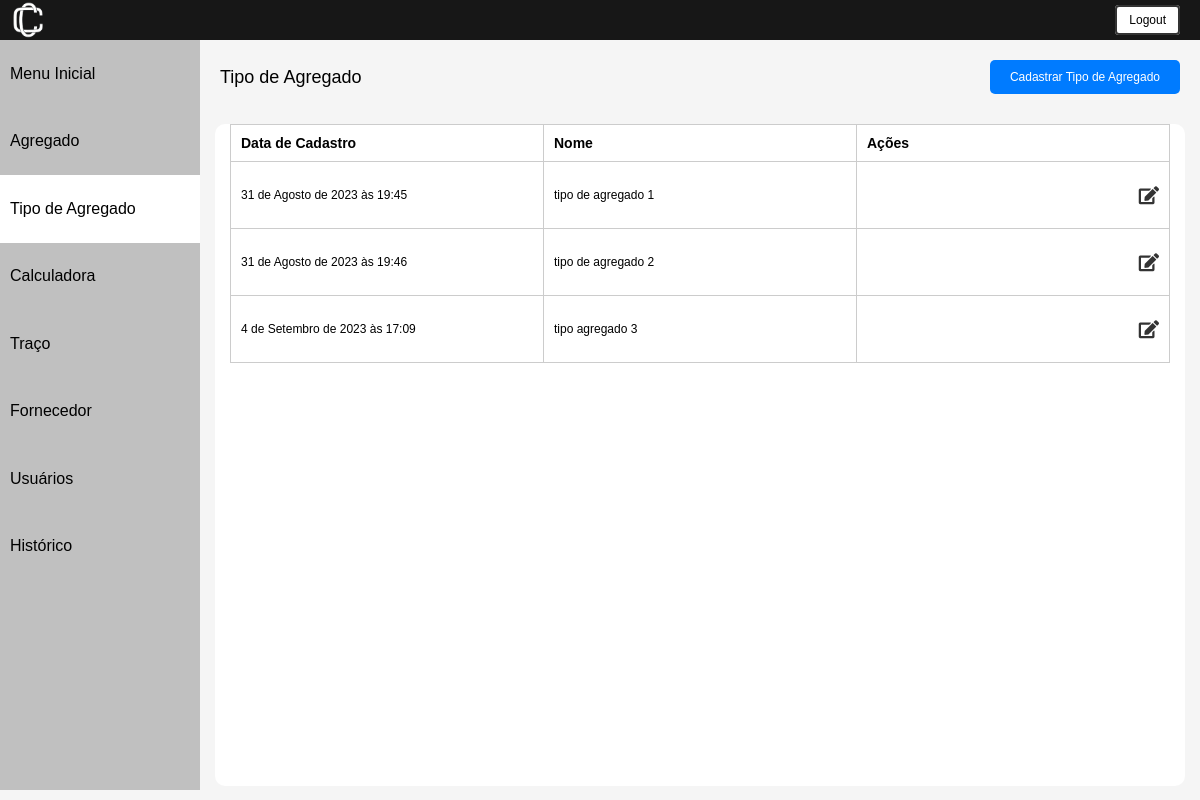
Before: /tipo_agregado/ (signed in) with the older database file.
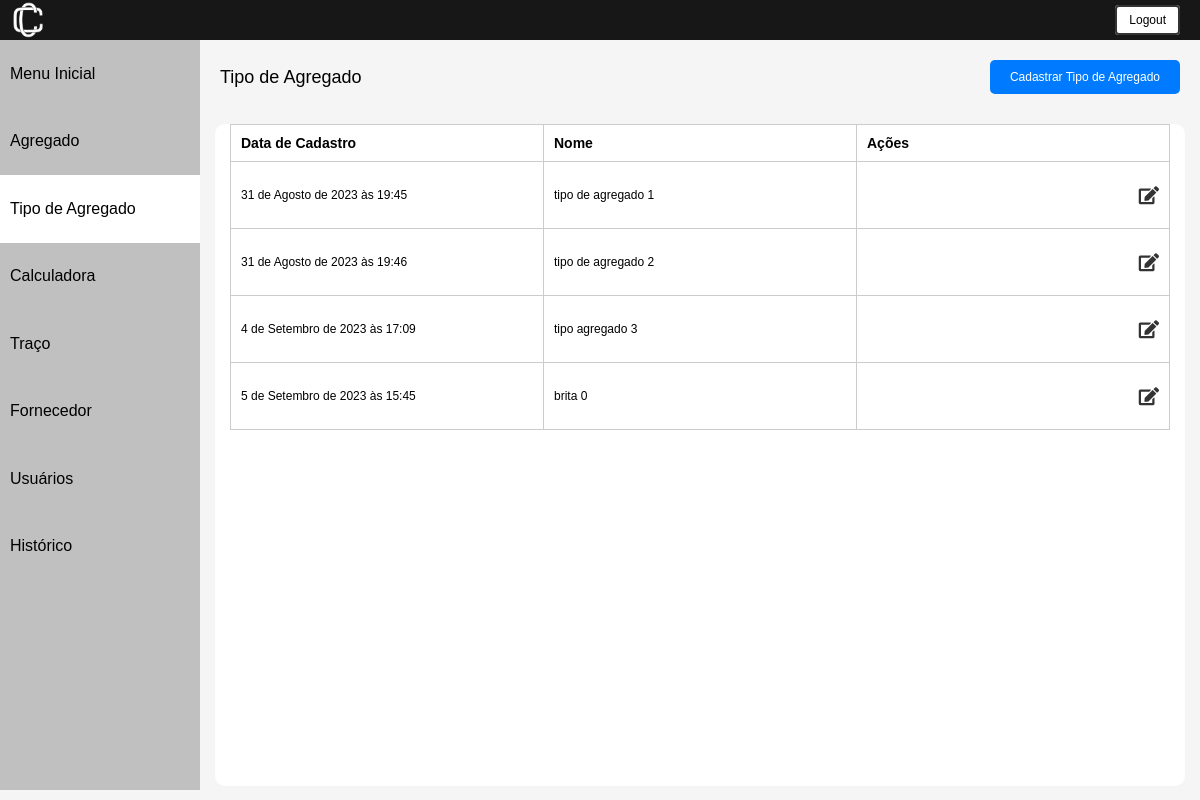
After: the same page with the newer database file.
### usuarios/models.py (models this page shows, shortened)
class TipoAgregado(models.Model):
    nome = models.CharField(max_length=40, unique=True, null=False)
    data_cadastro = models.DateTimeField(default=timezone.now)
    class Meta:
        db_table = "tipo_agregado"

### usuarios/views.py (the view)
# urls.py: path('tipo_agregado/', views.listar_tipo_agregado, name='tipo_agregado'),
@login_required
def listar_tipo_agregado(request):
    tipos_agregados = TipoAgregado.objects.all()  # Renomeei a variável para ficar mais claro
    return render(request, 'tipo_agregado/index.html', {'tipos_agregados': tipos_agregados})

### usuarios/templates/tipo_agregado/index.html (shortened to what this page needs)
{% extends 'base.html' %}
{% load static %}
{% block content %}
<html lang="pt-br">
<head>
    <link rel="stylesheet" href="{% static 'css/listar.css' %}">
    <link rel="stylesheet" href="https://cdnjs.cloudflare.com/ajax/libs/font-awesome/5.15.4/css/all.min.css">
</head>
<body>
     {% include "utils/header.html" %}
    <div class="container">
         {% include "utils/sidebar.html" %}
        <div class="content">
            <div class="cadastrar_btn">
                <a class="nome-pagina">Tipo de Agregado</a>
                <a href="{% url 'cadastrar_tipo_agregado' %}" class="btn_cadastrar">Cadastrar Tipo de Agregado</a>
            </div>
            <div class = 'all-content'>
                <div class="lista">
                    <table>
                        <thead>
                            <tr>
                                <th>Data de Cadastro</th>
                                <th>Nome</th>
                                <th>Ações</th>
                            </tr>
                        </thead>
                        <tbody>
                            {% for tipo_agregado in tipos_agregados %}
                                <tr>
                                    <td>{{ tipo_agregado.data_cadastro }}</td>
                                    <td>{{ tipo_agregado.nome }}</td>
                                    <td class="align-right">
                                      <div class="btn-action-container">
                                        <a href="{% url 'editar_tipo_agregado' tipo_agregado.id %}" class="btn-action"><i class="fa fa-edit"></i></a>
                                     </div>
                                    </td>
                                </tr>
                            {% endfor %}
                        </tbody>
                    </table>
                </div>
            </div>
        </div>
    </div>
</body>
{% endblock %}

Changed rows visible on the page:
added TipoAgregado: data_cadastro "5 de Setembro de 2023 às 15:45", nome "brita 0"
